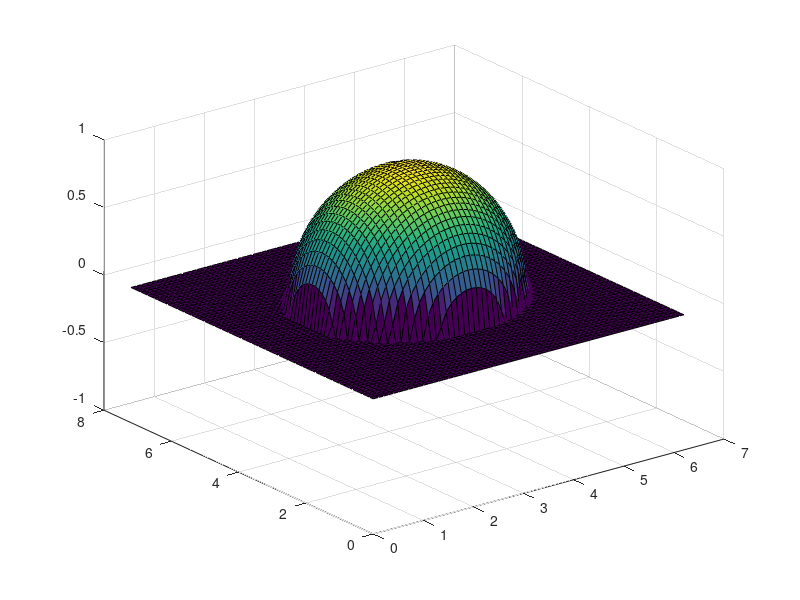

The MATLAB script that drew this image:
function [] = example4_animation ()

plotSurface (4)

end

function [] = plotSurface (fig)

x = [0:0.1:2*pi];
y = [0:0.1:2*pi+1];

Z1 = constructZvectorized (x, y, 3);
Z2 = constructZvectorized (x, y, 2);


figure(fig);
clf;

a = [0:0.01:1];
Na = length(a);

for (k = 1:2*Na - 1)
    ind = Na - abs(k - Na);
    z = (1 - a(ind)) * Z1 - a(ind) * Z2;
    surf(x,y,z);
    zlim([-1 1]);
    pause(0.01);
end

end

function [Z] = constructZvectorized (x, y, pickSurface)

Nx = length(x)
Ny = length(y)

X = repmat(x,[Ny 1]);
Y = repmat(y',[1 Nx]);

%these are for debugging
%size(X)
%size(Y)

Z = defineSurfaceForm(X, Y, pickSurface);

end

function [z] = defineSurfaceForm (x, y, opt)
if (opt == 1) 
    z = x.*y;
    z = z/max(max(abs(z)));
elseif (opt == 2)
    z = sin (x).*cos(2*y);
    z = z/max(max(abs(z)));
elseif (opt == 3)
    R = 2;
    z = real(sqrt(R^2 - (x - mean(mean(x))).^2 - (y - mean(mean(y))).^2));
    z = z/max(max(abs(z)));
else
    s = size(x);
    Nx = s(2);
    Ny = s(1);
    z = zeros([Ny Nx]);
end
end